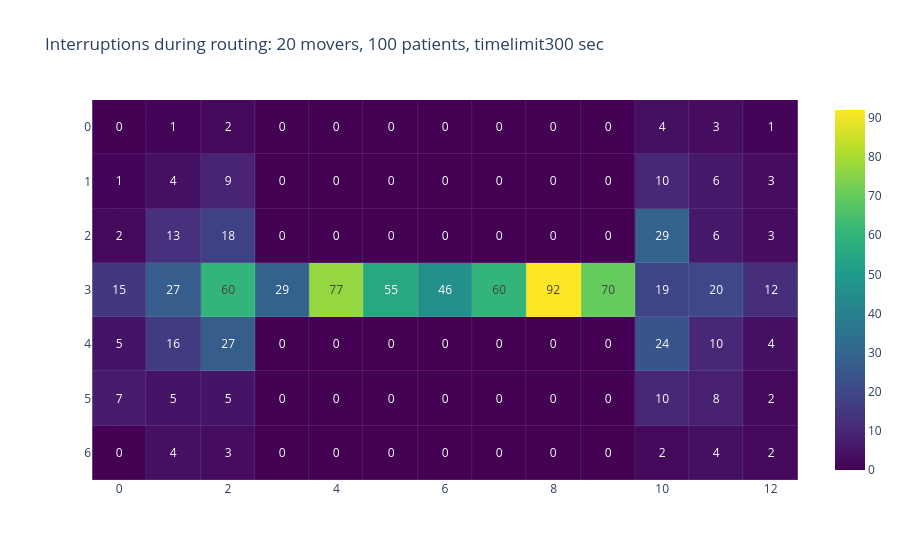
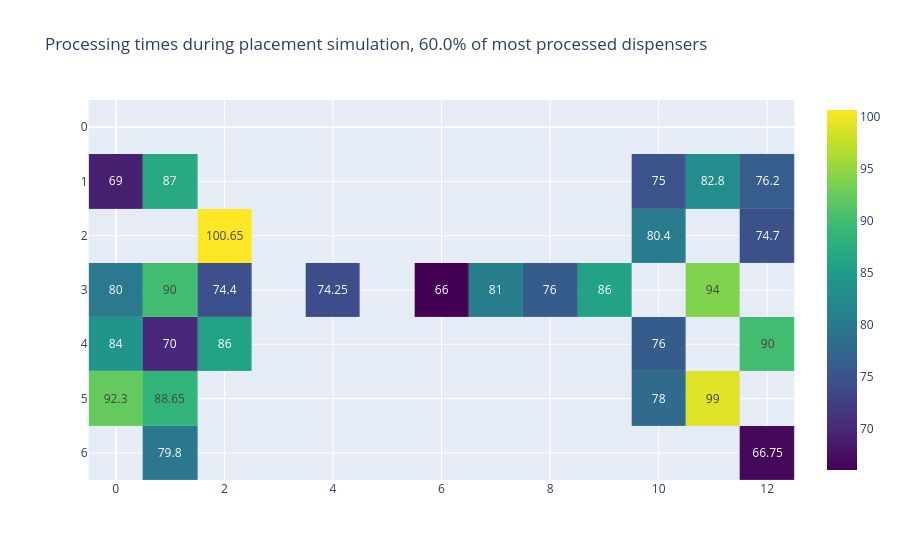

Here is the notebook cell these charts were saved with, in order:
### Code cell
res = 'results/unknown_layout_movers_20_2025-05-06T12:52:58.882832/'
show_interruptions_on_layout(res)

### Figure 1 — Plotly figure (JSON) as saved in the notebook; plotly's stock layout.template omitted (floating-point values rounded to 4 significant figures)
{"data": [{"coloraxis": "coloraxis", "customdata": [["POTASSIUM CHLORIDE", "ATENOLOL", "METOPROLOL", "blocked", "blocked", "blocked", "blocked", "blocked", "blocked", "blocked", "SIMVASTATIN", "METFORMIN", "LOSARTAN,TAMSULOSIN"], ["ASPIRIN", "PRAVASTATIN,SERTRALINE", "LOVASTATIN,CITALOPRAM", "blocked", "blocked", "blocked", "blocked", "blocked", "blocked", "blocked", "IBUPROFEN", "ATENOLOL", "HYDROCHLOROTHIAZIDE"], ["interface", "AMLODIPINE", "METOPROLOL", "blocked", "blocked", "blocked", "blocked", "blocked", "blocked", "blocked", "SIMVASTATIN", "FUROSEMIDE", "LISINOPRIL"], ["TRAMADOL,ROSUVASTATIN", "ATORVASTATIN", "SIMVASTATIN", "SIMVASTATIN", "ASPIRIN", "CLOPIDOGREL,CARVEDILOL", "PREDNISONE,INSULIN GLARGINE", "VALSARTAN", "LEVOTHYROXINE,ALENDRONATE", "RANITIDINE,PIOGLITAZONE", "interface", "AMLODIPINE,ALLOPURINOL,ZOLPIDEM", "FEXOFENADINE"], ["LEVOTHYROXINE,FLUTICASONE NASAL", "OMEPRAZOLE", "ESOMEPRAZOLE,GLIPIZIDE", "blocked", "blocked", "blocked", "blocked", "blocked", "blocked", "blocked", "ALBUTEROL,MONTELUKAST", "interface", "GABAPENTIN"], ["METFORMIN", "LISINOPRIL", "interface", "blocked", "blocked", "blocked", "blocked", "blocked", "blocked", "blocked", "METFORMIN", "METOPROLOL", "LISINOPRIL"], ["LISINOPRIL", "HYDROCHLOROTHIAZIDE", "FUROSEMIDE", "blocked", "blocked", "blocked", "blocked", "blocked", "blocked", "blocked", "WARFARIN", "POTASSIUM CHLORIDE", "ASPIRIN"]], "hovertemplate": "%{customdata}", "name": "0", "texttemplate": "%{z}", "type": "heatmap", "xaxis": "x", "xgap": 0.1, "yaxis": "y", "ygap": 0.1, "z": [[0, 1, 2, 0, 0, 0, 0, 0, 0, 0, 4, 3, 1], [1, 4, 9, 0, 0, 0, 0, 0, 0, 0, 10, 6, 3], [2, 13, 18, 0, 0, 0, 0, 0, 0, 0, 29, 6, 3], [15, 27, 60, 29, 77, 55, 46, 60, 92, 70, 19, 20, 12], [5, 16, 27, 0, 0, 0, 0, 0, 0, 0, 24, 10, 4], [7, 5, 5, 0, 0, 0, 0, 0, 0, 0, 10, 8, 2], [0, 4, 3, 0, 0, 0, 0, 0, 0, 0, 2, 4, 2]]}], "layout": {"coloraxis": {"colorscale": [[0, "#440154"], [0.1111, "#482878"], [0.2222, "#3e4989"], [0.3333, "#31688e"], [0.4444, "#26828e"], [0.5556, "#1f9e89"], [0.6667, "#35b779"], [0.7778, "#6ece58"], [0.8889, "#b5de2b"], [1, "#fde725"]]}, "title": {"text": "Interruptions during routing: 20 movers, 100 patients, timelimit300 sec"}, "xaxis": {"anchor": "y", "constrain": "domain", "domain": [0, 1], "scaleanchor": "y"}, "yaxis": {"anchor": "x", "autorange": "reversed", "constrain": "domain", "domain": [0, 1]}}}

### Figure 2 — Plotly figure (JSON) as saved in the notebook; plotly's stock layout.template omitted (floating-point values rounded to 4 significant figures)
{"data": [{"coloraxis": "coloraxis", "customdata": [["POTASSIUM CHLORIDE", "ATENOLOL", "METOPROLOL", "blocked", "blocked", "blocked", "blocked", "blocked", "blocked", "blocked", "SIMVASTATIN", "METFORMIN", "LOSARTAN,TAMSULOSIN"], ["ASPIRIN", "PRAVASTATIN,SERTRALINE", "LOVASTATIN,CITALOPRAM", "blocked", "blocked", "blocked", "blocked", "blocked", "blocked", "blocked", "IBUPROFEN", "ATENOLOL", "HYDROCHLOROTHIAZIDE"], ["interface", "AMLODIPINE", "METOPROLOL", "blocked", "blocked", "blocked", "blocked", "blocked", "blocked", "blocked", "SIMVASTATIN", "FUROSEMIDE", "LISINOPRIL"], ["TRAMADOL,ROSUVASTATIN", "ATORVASTATIN", "SIMVASTATIN", "SIMVASTATIN", "ASPIRIN", "CLOPIDOGREL,CARVEDILOL", "PREDNISONE,INSULIN GLARGINE", "VALSARTAN", "LEVOTHYROXINE,ALENDRONATE", "RANITIDINE,PIOGLITAZONE", "interface", "AMLODIPINE,ALLOPURINOL,ZOLPIDEM", "FEXOFENADINE"], ["LEVOTHYROXINE,FLUTICASONE NASAL", "OMEPRAZOLE", "ESOMEPRAZOLE,GLIPIZIDE", "blocked", "blocked", "blocked", "blocked", "blocked", "blocked", "blocked", "ALBUTEROL,MONTELUKAST", "interface", "GABAPENTIN"], ["METFORMIN", "LISINOPRIL", "interface", "blocked", "blocked", "blocked", "blocked", "blocked", "blocked", "blocked", "METFORMIN", "METOPROLOL", "LISINOPRIL"], ["LISINOPRIL", "HYDROCHLOROTHIAZIDE", "FUROSEMIDE", "blocked", "blocked", "blocked", "blocked", "blocked", "blocked", "blocked", "WARFARIN", "POTASSIUM CHLORIDE", "ASPIRIN"]], "hovertemplate": "%{customdata}", "name": "0", "texttemplate": "%{z}", "type": "heatmap", "xaxis": "x", "xgap": 0.1, "yaxis": "y", "ygap": 0.1, "z": [[null, null, null, null, null, null, null, null, null, null, null, null, null], [69, 87, null, null, null, null, null, null, null, null, 75, 82.8, 76.2], [null, null, 100.7, null, null, null, null, null, null, null, 80.4, null, 74.7], [80, 90, 74.4, null, 74.25, null, 66, 81, 76, 86, null, 94, null], [84, 70, 86, null, null, null, null, null, null, null, 76, null, 90], [92.3, 88.65, null, null, null, null, null, null, null, null, 78, 99, null], [null, 79.8, null, null, null, null, null, null, null, null, null, null, 66.75]]}], "layout": {"coloraxis": {"colorscale": [[0, "#440154"], [0.1111, "#482878"], [0.2222, "#3e4989"], [0.3333, "#31688e"], [0.4444, "#26828e"], [0.5556, "#1f9e89"], [0.6667, "#35b779"], [0.7778, "#6ece58"], [0.8889, "#b5de2b"], [1, "#fde725"]]}, "title": {"text": "Processing times during placement simulation, 60.0% of most processed dispensers "}, "xaxis": {"anchor": "y", "constrain": "domain", "domain": [0, 1], "scaleanchor": "y"}, "yaxis": {"anchor": "x", "autorange": "reversed", "constrain": "domain", "domain": [0, 1]}}}
